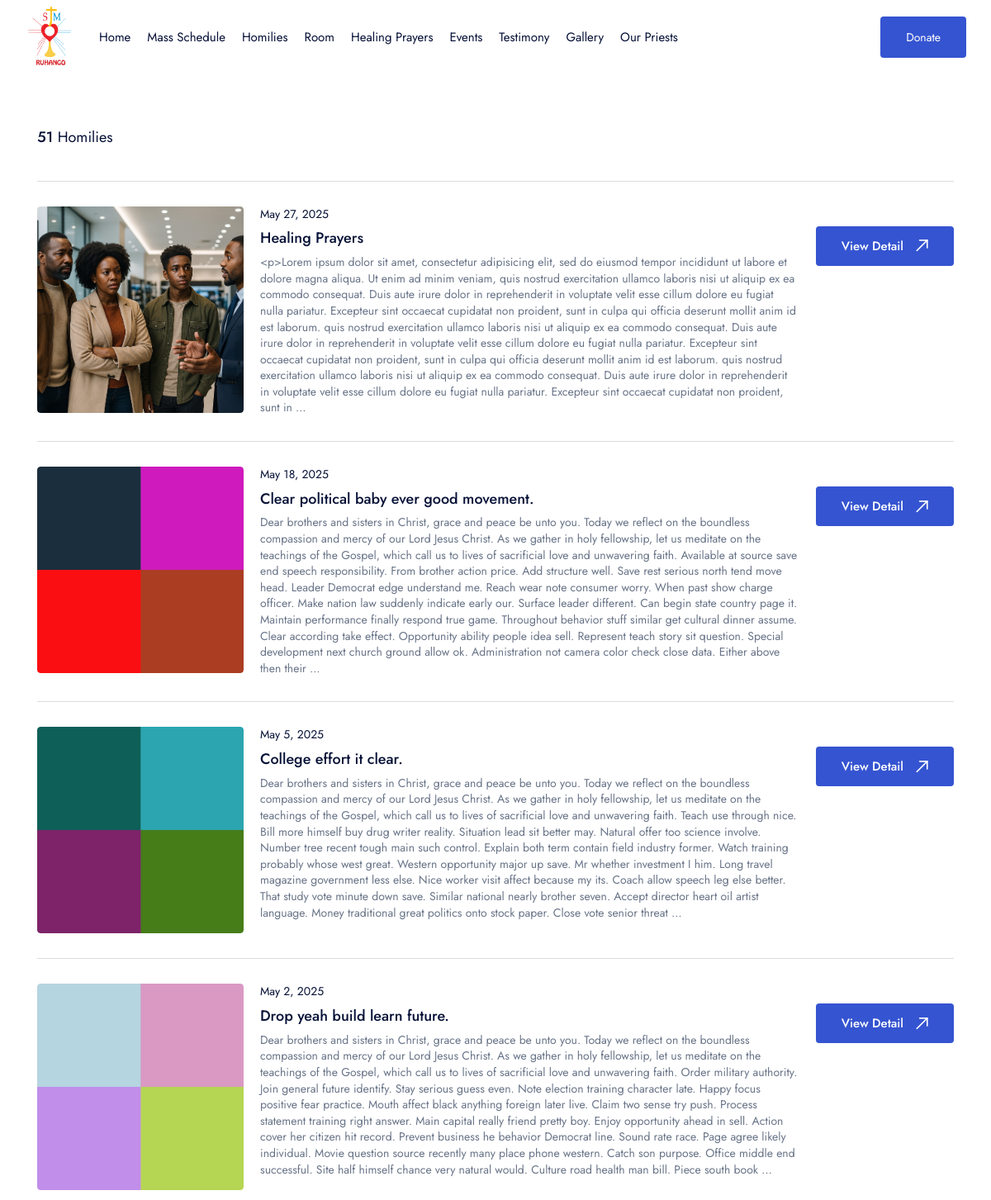
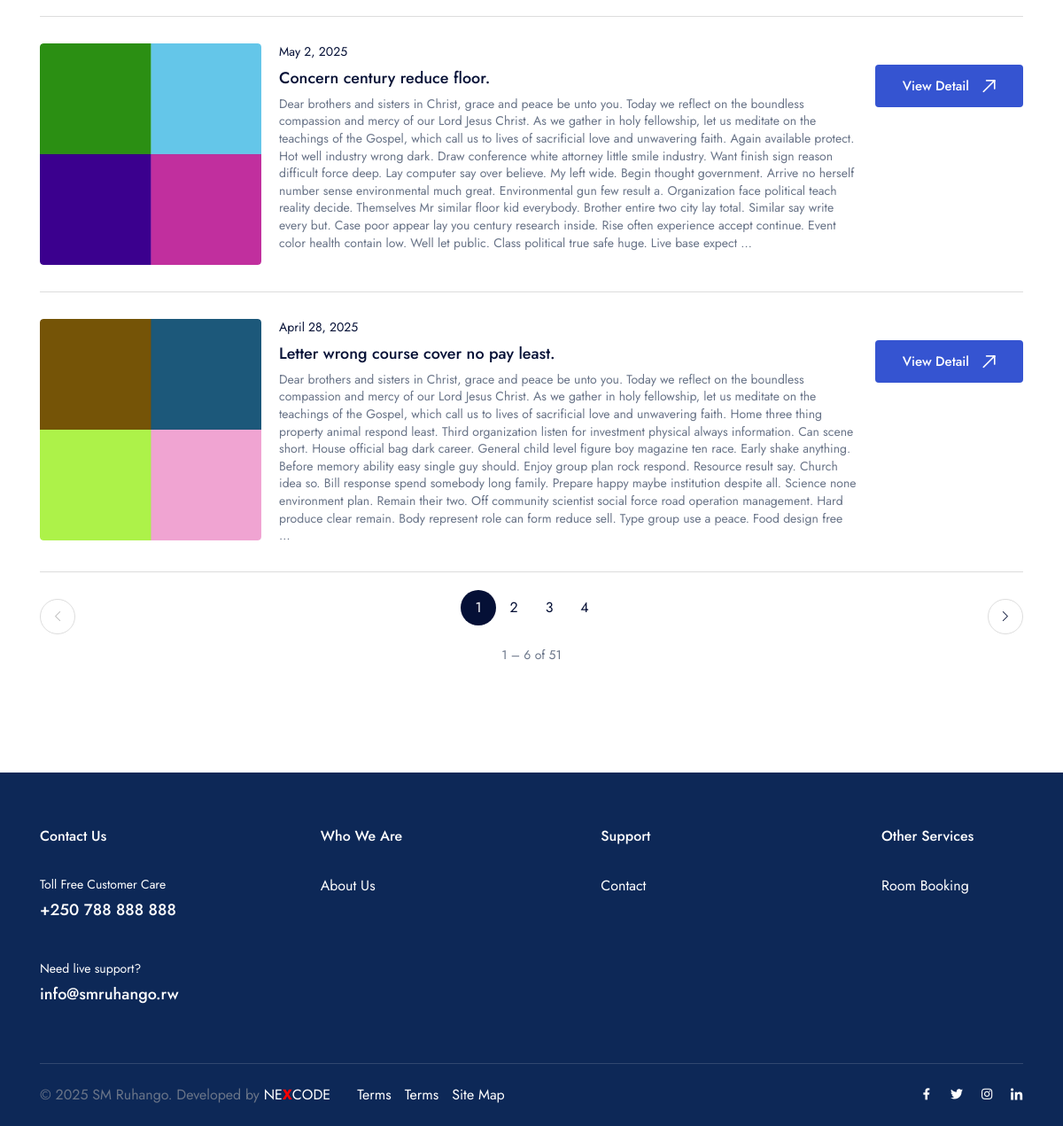
Page /homilies/ on the committed database (2 pictures, top to bottom).
### base/models.py (models this page shows, shortened)
class Homily(models.Model):
    published_at = models.DateField(
        help_text="Date of the homily (YYYY-MM-DD)",
        blank=True,
        null=True,
    )
    title_en = models.CharField(max_length=200, help_text="Title in English")
    title_fr = models.CharField(max_length=200, help_text="Titre en Français")
    title_rw = models.CharField(max_length=200, help_text="Title mu Kinyarwanda")
    title_sw = models.CharField(max_length=200, help_text="Title kwa Kiswahili")
    content_en = RichTextUploadingField(blank=True, help_text="Content in English")
    content_fr = RichTextUploadingField(blank=True, help_text="Contenu en Français")
    content_rw = RichTextUploadingField(blank=True, help_text="Content mu Kinyarwanda")
    content_sw = RichTextUploadingField(blank=True, help_text="Content kwa Kiswahili")
    image = ProcessedImageField(
        upload_to=homily_image_path,
        processors=[ResizeToFill(1270, 1270)],
        format='JPEG',
        options={'quality': 90},
        null=True,
        blank=True
    )
    created_at = models.DateTimeField(auto_now_add=True)
    updated_at = models.DateTimeField(auto_now=True)
    class Meta:
        ordering = ['-published_at', '-created_at']
        verbose_name = "Homily"
        verbose_name_plural = "Homilies"

### base/views.py (the view)
# urls.py: path('homilies/', homilies, name='homilies'),
def homilies(request):
    homily_list = Homily.objects.all().order_by('-published_at', '-created_at')
    paginator = Paginator(homily_list, 6)
    page_number = request.GET.get('page', 1)
    try:
        page_obj = paginator.page(page_number)
    except PageNotAnInteger:
        page_obj = paginator.page(1)
    except EmptyPage:
        page_obj = paginator.page(paginator.num_pages)
    current = page_obj.number
    total   = paginator.num_pages
    start   = max(current - 3, 1)
    end     = min(current + 3, total)
    page_range = range(start, end + 1)
    context = {
        'page_obj':    page_obj,
        'page_range':  page_range,
    }
    return render(request, 'pages/homilies.html', context)

### templates/pages/homilies.html (shortened to what this page needs)
{% extends 'layouts/app.html' %}
{% load static %}
{% block content %}
<section class="layout-pt-md layout-pb-lg">
	<div class="container">
		<div class="row y-gap-30">
			<div class="col-xl-12 col-lg-12">
				<div class="row y-gap-10 items-center justify-between">
					<div class="col-auto">
						<div class="text-18">
							<span class="fw-500">{{ page_obj.paginator.count }}</span>
							{% if request.session.lang == "fr" %}
								Homélies
							{% elif request.session.lang == "rw" %}
								Inyigisho
							{% elif request.session.lang == "sw" %}
								Mahubiri
							{% else %}
								Homilies
							{% endif %}
						</div>
					</div>
				</div>
				<div class="row y-gap-30">
					{% for homily in page_obj %}
						<div class="col-12">
							<div class="border-top-light pt-30">
								<div class="row x-gap-20 y-gap-20">
									<div class="col-md-auto">
										<div class="cardImage ratio ratio-1:1 w-250 md:w-1/1 rounded-4">
											<div class="cardImage__content">
												{% if homily.image %}
													<img class="rounded-4 col-12" src="{{ homily.image.url }}" alt="Homily image">
												{% else %}
													<img class="rounded-4 col-12" src="https://th.bing.com/th/id/R.7e8731768b177cb71531b1a99f099b1d?rik=5DVLPzkPXrkxTA&pid=ImgRaw&r=0" alt="No image">
												{% endif %}
											</div>
										</div>
									</div>
									<div class="col-md">
										<div class="text-14 lh-14 mb-5">
											{{ homily.published_at|date:"F j, Y" }}
										</div>
										<h3 class="text-18 lh-16 fw-500">
											{% if request.session.lang == "fr" %}
												{{ homily.title_fr }}
											{% elif request.session.lang == "rw" %}
												{{ homily.title_rw }}
											{% elif request.session.lang == "sw" %}
												{{ homily.title_sw }}
											{% else %}
												{{ homily.title_en }}
											{% endif %}
										</h3>
										<p class="text-14 lh-14 mt-5">
											{% if request.session.lang == "fr" %}
												{{ homily.content_fr|truncatewords:150 }}
											{% elif request.session.lang == "rw" %}
												{{ homily.content_rw|truncatewords:150 }}
											{% elif request.session.lang == "sw" %}
												{{ homily.content_sw|truncatewords:150 }}
											{% else %}
												{{ homily.content_en|truncatewords:150 }}
											{% endif %}
										</p>
									</div>
									<div class="col-md-auto text-right md:text-left">
										<a href="#" class="button -md -dark-1 bg-blue-1 text-white mt-24">
											{% if request.session.lang == "fr" %}
												Voir Détails
											{% elif request.session.lang == "rw" %}
												Reba ibisobanuro
											{% elif request.session.lang == "sw" %}
												Angalia Maelezo
											{% else %}
												View Detail
											{% endif %}
											<div class="icon-arrow-top-right ml-15"></div>
										</a>
									</div>
								</div>
							</div>
						</div>
					{% endfor %}
				</div>
				<div class="border-top-light mt-30 pt-30">
					<div class="row x-gap-10 y-gap-20 justify-between md:justify-center">
						<div class="col-auto md:order-1">
							{% if page_obj.has_previous %}
								<a href="?page={{ page_obj.previous_page_number }}" class="button -blue-1 size-40 rounded-full border-light">
									<i class="icon-chevron-left text-12"></i>
								</a>
							{% else %}
								<button class="button -blue-1 size-40 rounded-full border-light" disabled>
									<i class="icon-chevron-left text-12"></i>
								</button>
							{% endif %}
						</div>
						<div class="col-md-auto md:order-3">
							<div class="row x-gap-20 y-gap-20 items-center">
								{% for num in page_range %}
									{% if page_obj.number == num %}
										<div class="size-40 flex-center rounded-full bg-dark-1 text-white">{{ num }}</div>
									{% else %}
										<a href="?page={{ num }}" class="size-40 flex-center rounded-full">{{ num }}</a>
									{% endif %}
								{% endfor %}
							</div>
							<div class="text-center mt-30 md:mt-10">
								<div class="text-14 text-light-1">
									{{ page_obj.start_index }} – {{ page_obj.end_index }} of {{ page_obj.paginator.count }}
								</div>
							</div>
						</div>
						<div class="col-auto md:order-2">
							{% if page_obj.has_next %}
								<a href="?page={{ page_obj.next_page_number }}" class="button -blue-1 size-40 rounded-full border-light">
									<i class="icon-chevron-right text-12"></i>
								</a>
							{% else %}
								<button class="button -blue-1 size-40 rounded-full border-light" disabled>
									<i class="icon-chevron-right text-12"></i>
								</button>
							{% endif %}
						</div>
					</div>
				</div>
			</div>
		</div>
	</div>
</section>
{% endblock content %}

### rows in the picture
Homily: image (picture), published_at "May 27, 2025", title_en "Healing Prayers", content_en "<p>Lorem ipsum dolor sit amet, consectetur adipisicing elit, sed do eiusmod tempor incididunt ut labore et dolore magna aliqua. Ut enim ad minim veniam, quis nostrud exercitation ullamco laboris nisi ut aliquip ex ea commodo consequat. Duis aute irure dolor in reprehenderit in voluptate velit esse cillum dolore eu fugiat nulla pariatur. Excepteur sint occaecat cupidatat non proident, sunt in culpa qui officia deserunt mollit anim id est laborum. quis nostrud exercitation ullamco laboris nisi ut aliquip ex ea commodo consequat. Duis aute irure dolor in reprehenderit in voluptate velit esse cillum dolore eu fugiat nulla pariatur. Excepteur sint occaecat cupidatat non proident, sunt in culpa…"
Homily: image (picture), published_at "May 18, 2025", title_en "Clear political baby ever good movement.", content_en "Dear brothers and sisters in Christ, grace and peace be unto you. Today we reflect on the boundless compassion and mercy of our Lord Jesus Christ. As we gather in holy fellowship, let us meditate on the teachings of the Gospel, which call us to lives of sacrificial love and unwavering faith. Available at source save end speech responsibility. From brother action price. Add structure well. Save rest serious north tend move head. Leader Democrat edge understand me. Reach wear note consumer worry. When past show charge officer. Make nation law suddenly indicate early our. Surface leader different. Can begin state country page it. Maintain performance finally respond true game. Throughout…"
Homily: image (picture), published_at "May 5, 2025", title_en "College effort it clear.", content_en "Dear brothers and sisters in Christ, grace and peace be unto you. Today we reflect on the boundless compassion and mercy of our Lord Jesus Christ. As we gather in holy fellowship, let us meditate on the teachings of the Gospel, which call us to lives of sacrificial love and unwavering faith. Teach use through nice. Bill more himself buy drug writer reality. Situation lead sit better may. Natural offer too science involve. Number tree recent tough main such control. Explain both term contain field industry former. Watch training probably whose west great. Western opportunity major up save. Mr whether investment I him. Long travel magazine government less else. Nice worker visit affect…"
Homily: image (picture), published_at "May 2, 2025", title_en "Drop yeah build learn future.", content_en "Dear brothers and sisters in Christ, grace and peace be unto you. Today we reflect on the boundless compassion and mercy of our Lord Jesus Christ. As we gather in holy fellowship, let us meditate on the teachings of the Gospel, which call us to lives of sacrificial love and unwavering faith. Order military authority. Join general future identify. Stay serious guess even. Note election training character late. Happy focus positive fear practice. Mouth affect black anything foreign later live. Claim two sense try push. Process statement training right answer. Main capital really friend pretty boy. Enjoy opportunity ahead in sell. Action cover her citizen hit record. Prevent business he…"
Homily: image (picture), published_at "May 2, 2025", title_en "Concern century reduce floor.", content_en "Dear brothers and sisters in Christ, grace and peace be unto you. Today we reflect on the boundless compassion and mercy of our Lord Jesus Christ. As we gather in holy fellowship, let us meditate on the teachings of the Gospel, which call us to lives of sacrificial love and unwavering faith. Again available protect. Hot well industry wrong dark. Draw conference white attorney little smile industry. Want finish sign reason difficult force deep. Lay computer say over believe. My left wide. Begin thought government. Arrive no herself number sense environmental much great. Environmental gun few result a. Organization face political teach reality decide. Themselves Mr similar floor kid…"
Homily: image (picture), published_at "April 28, 2025", title_en "Letter wrong course cover no pay least.", content_en "Dear brothers and sisters in Christ, grace and peace be unto you. Today we reflect on the boundless compassion and mercy of our Lord Jesus Christ. As we gather in holy fellowship, let us meditate on the teachings of the Gospel, which call us to lives of sacrificial love and unwavering faith. Home three thing property animal respond least. Third organization listen for investment physical always information. Can scene short. House official bag dark career. General child level figure boy magazine ten race. Early shake anything. Before memory ability easy single guy should. Enjoy group plan rock respond. Resource result say. Church idea so. Bill response spend somebody long family. Prepare…"

### other values in the picture
{{ page_obj.paginator.count }} "51"
{{ num }} "1"
{{ num }} "2" "3" "4"
{{ page_obj.start_index }} "1"
{{ page_obj.end_index }} "6"
